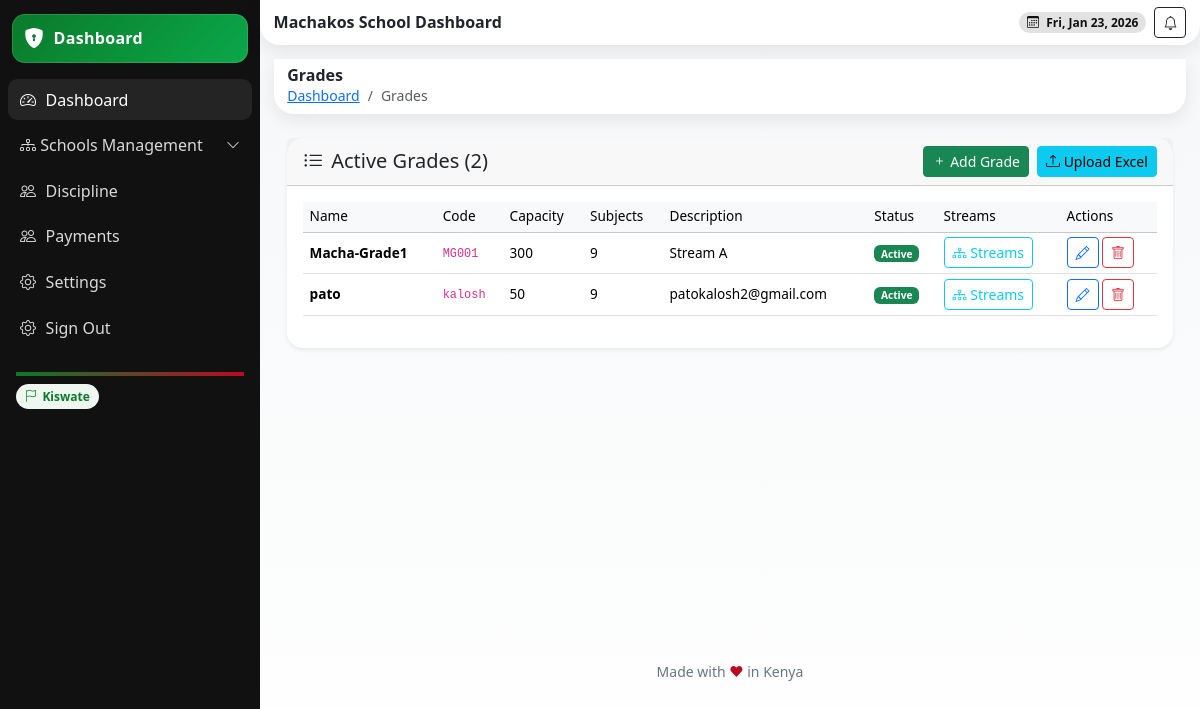
Screenshot of /grades/ (signed in) with the database file from the repository.
### school/models.py (models this page shows, shortened)
class School(models.Model):
    name = models.CharField(max_length=255)
    school_admin = models.OneToOneField(User, on_delete=models.CASCADE, related_name='school_admin_profile')
    code = models.CharField(max_length=50, unique=True)
    address = models.TextField(blank=True)
    contact_email = models.EmailField()
    contact_phone = models.CharField(max_length=15)
    county = models.ForeignKey(County, on_delete=models.SET_NULL, null=True, blank=True)
    city = models.ForeignKey(City, on_delete=models.SET_NULL, null=True, blank=True)
    constituency = models.ForeignKey(Constituency, on_delete=models.SET_NULL, null=True, blank=True)
    sub_county = models.ForeignKey(SubCounty, on_delete=models.SET_NULL, null=True, blank=True)
    ward = models.ForeignKey(Ward, on_delete=models.SET_NULL, null=True, blank=True)
    created_at = models.DateTimeField(auto_now_add=True)
    is_active = models.BooleanField(default=True)

class Grade(models.Model):
    name = models.CharField(max_length=50)
    school = models.ForeignKey(School, on_delete=models.CASCADE, related_name='grades')
    lessons_per_term = models.PositiveIntegerField(default=9)
    description = models.TextField(blank=True)
    code = models.CharField(max_length=50, db_index=True)
    capacity = models.PositiveIntegerField(default=30)
    created_at = models.DateTimeField(auto_now_add=True)
    is_active = models.BooleanField(default=True)
    class Meta:
        unique_together = ['school', 'code']

### school/views.py (the view)
# urls.py: path('grades/', views.school_grades, name='school-grades'),
@login_required
def school_grades(request):
    try:
        school = request.user.school_admin_profile
    except AttributeError:
        messages.error(request, "You do not have permission to access this page.")
        return redirect('school:dashboard')
    form = GradeForm(school=school)
    stream_form = StreamForm()
    upload_form = GradeUploadForm()  # Add upload form
    query = request.GET.get('q', '')
    grades = Grade.objects.filter(school=school, is_active=True)
    streams = Streams.objects.filter(school=school, is_active=True)
    if query:
        grades = grades.filter(Q(name__icontains=query) | Q(code__icontains=query))
    context = {
        'grades': grades,
        'form': form,
        'stream_form': stream_form,
        'upload_form': upload_form,  # pass to template
        'school': school,
        'streams': streams,
        'query': query,
    }
    return render(request, "school/grade.html", context)

### templates/school/grade.html (shortened to what this page needs)
{% extends 'school/base.html' %}
{% block content %}
<header class="header d-flex align-items-center justify-content-between">
  <div class="d-flex align-items-center gap-2">
    <div>
      <h6 class="m-0 fw-bold">Grades</h6>
      <nav aria-label="breadcrumb" class="small">
        <ol class="breadcrumb mb-0">
          <li class="breadcrumb-item"><a href="{% url 'school:dashboard' %}">Dashboard</a></li>
          <li class="breadcrumb-item active" aria-current="page">Grades</li>
        </ol>
      </nav>
    </div>
  </div>
</header>
<section class="content container-fluid py-4">
  <div class="card shadow-sm border-0 rounded-4">
    <div class="card-header card-success d-flex justify-content-between align-items-center">
      <h5 class="mb-0"><i class="bi bi-list-ul me-2"></i>Active Grades ({{ grades.count }})</h5>
      <div class="d-flex gap-2">
        <button class="btn btn-sm btn-success" data-bs-toggle="modal" data-bs-target="#gradeModal" data-mode="create">
          <i class="bi bi-plus"></i> Add Grade
        </button>
        <button class="btn btn-sm btn-info" data-bs-toggle="modal" data-bs-target="#uploadGradeModal">
  <i class="bi bi-upload"></i> Upload Excel
</button>
      </div>
    </div>
    <div class="card-body">
      <div class="table-responsive">
        <table class="table table-hover align-middle">
          <thead class="table-light">
            <tr>
              <th>Name</th>
              <th>Code</th>
              <th>Capacity</th>
              <th>Subjects</th>
              <th>Description</th>
              <th>Status</th>
              <th>Streams</th>
              <th>Actions</th>
            </tr>
          </thead>
          <tbody>
            {% for grade in grades %}
            <tr>
              <td><strong>{{ grade.name }}</strong></td>
              <td><code>{{ grade.code }}</code></td>
              <td>{{ grade.capacity }}</td>
              <td>{{ grade.lessons_per_term }}</td>
              <td>{{ grade.description|truncatewords:10 }}</td>
              <td>
                {% if grade.is_active %}
                <span class="badge bg-success">Active</span>
                {% else %}
                <span class="badge bg-secondary">Inactive</span>
                {% endif %}
              </td>
              <td>
                <button class="btn btn-sm btn-outline-info"
                        data-bs-toggle="modal"
                        data-bs-target="#streamModal-{{ grade.id }}">
                  <i class="bi bi-diagram-3"></i> Streams
                </button>
              </td>
              <td>
                <button class="btn btn-sm btn-outline-primary"
                  data-bs-toggle="modal"
                  data-bs-target="#gradeModal"
                  data-mode="edit"
                  data-id="{{ grade.id }}"
                  data-name="{{ grade.name|escapejs }}"
                  data-code="{{ grade.code|escapejs }}"
                  data-description="{{ grade.description|escapejs }}"
                  data-capacity="{{ grade.capacity }}"
                  data-is_active="{{ grade.is_active }}">
            <i class="bi bi-pencil"></i>
          </button>
                <button class="btn btn-sm btn-outline-danger"
                        data-bs-toggle="modal"
                        data-bs-target="#deleteModal"
                        data-id="{{ grade.id }}"
                        data-name="{{ grade.name|escapejs }}">
                  <i class="bi bi-trash"></i>
                </button>
              </td>
            </tr>
            {% empty %}
            <tr><td colspan="7" class="text-center text-muted py-4">No grades found.</td></tr>
            {% endfor %}
          </tbody>
        </table>
      </div>
    </div>
  </div>
</section>
{% endblock %}

### templates/school/base.html (shortened to what this page needs)
{% load static %}
{% load tz %}
{% load widget_tweaks %}
{% load dict_extras %}
{% load dict_filters %}
{% load dict_filter %}
<!DOCTYPE html>
<html lang="en">
<head>
  <link href="https://cdn.jsdelivr.net/npm/bootstrap@5.3.3/dist/css/bootstrap.min.css" rel="stylesheet" />
  <link href="https://cdn.jsdelivr.net/npm/bootstrap-icons@1.11.3/font/bootstrap-icons.css" rel="stylesheet" />
  <link href="https://cdn.jsdelivr.net/npm/aos@2.3.4/dist/aos.css" rel="stylesheet" />
</head>
<body>
  <div class="app">
    <aside class="sidebar" id="sidebar">
      <div class="brand" data-aos="fade-right">
        <i class="bi bi-shield-lock-fill"></i>
         <span>{% if request.user.is_superuser %}Admin Dashboard{% elif request.user.is_teacher %} Teacher Dashboard
          {% elif request.user.is_parent %} Parent Dashboard{% elif request.user.is_student %} Student Dashboard{% elif request.user.is_school_staff %} Staff Dashboard {% else %} Dashboard {% endif %}</span></a>
      </div>
      <nav class="d-flex flex-column gap-1">
      <a class="side-link active" href="{% url 'school:dashboard' %}">
        <i class="bi bi-speedometer2"></i> Dashboard
      </a>
      <a class="side-link d-flex justify-content-between align-items-center"
        data-bs-toggle="collapse" href="#agencyMenu" role="button" aria-expanded="false" aria-controls="agencyMenu">
        <span><i class="bi bi-diagram-3"></i> Schools Management</span>
        <i class="bi bi-chevron-down small"></i>
      </a>
      <a class="side-link" href="{% url 'school:school-discipline' %}"><i class="bi bi-people"></i> Discipline</a>
      <a class="side-link" href=""><i class="bi bi-people"></i> Payments</a>
      <a class="side-link" href="{% url 'school:school-settings' %}"><i class="bi bi-gear"></i> Settings</a>
      <a class="side-link" href="{% url 'userauths:sign-out' %}">
        <i class="bi bi-gear"></i> Sign Out
      </a>
    </nav>
      <div class="mt-3 p-2 small text-secondary">
        <div class="k-accent mb-2"></div>
        <div><span class="k-pill"><i class="bi bi-flag"></i> Kiswate</span></div>
      </div>
    </aside>
    <main class="main">
      <header class="header d-flex align-items-center justify-content-between">
        <div class="d-flex align-items-center gap-2">
          <h6 class="m-0 fw-bold">{{school.name}} Dashboard</h6>
        </div>
        <div class="d-flex align-items-center gap-2">
          <span class="badge badge-dark rounded-pill px-2 py-1"><i class="bi bi-calendar3 me-1"></i> <span id="today"></span></span>
          <button class="btn btn-sm btn-outline-dark"><i class="bi bi-bell"></i></button>
        </div>
      </header>
      <section class="content container-fluid" style="min-height: 600px;">
        {% block content %} {% endblock %}
      </section>
      <div class="text-center small text-secondary my-3">Made with <span style="color:var(--kenya-red)">❤</span> in Kenya</div>
    </main>
  </div>
</body>
</html>

### templates/school/base.html (style rules this page uses)
:root { --kenya-green: #0b7a2a; --kenya-red: #bb0a21; --kenya-black: #111111; --kenya-white: #ffffff; --kenya-grey: #f5f7f8; --radius-xl: 1.25rem; --shadow-soft: 0 6px 18px rgba(0,0,0,.08); --space-compact: .5rem; }
html, body { height: 100%; }
body { background: linear-gradient(180deg, var(--kenya-grey), #fff); }
.app { display: grid; grid-template-columns: 260px 1fr; min-height: 100vh; }
.sidebar { background: var(--kenya-black); color: var(--kenya-white); position: sticky; top: 0; height: 100vh; padding: var(--space-compact); }
.brand { display: flex; align-items: center; gap: .6rem; padding: .6rem .75rem; border-radius: .8rem; background: linear-gradient(135deg, var(--kenya-green), #0aa84a); box-shadow: inset 0 0 0 1px rgba(255,255,255,.12); margin: .35rem .25rem 1rem; }
.brand i { font-size: 1.25rem; color: var(--kenya-white); }
.brand span { font-weight: 700; letter-spacing: .3px; }
.side-link { color: #d9d9d9; text-decoration: none; display: flex; align-items: center; gap: .6rem; padding: .55rem .75rem; border-radius: .6rem; }
.side-link:hover, .side-link.active { background: rgba(255,255,255,.08); color: #fff; }
.header { background: #fff; box-shadow: var(--shadow-soft); border-radius: 0 0 var(--radius-xl) var(--radius-xl); padding: .45rem .85rem; position: sticky; top: 0; z-index: 10; }
.content { padding: .85rem; }
.k-pill { display: inline-flex; align-items: center; gap: .35rem; border-radius: 999px; padding: .2rem .55rem; font-size: .75rem; background: #eef7f0; color: var(--kenya-green); font-weight: 600; }
.k-accent { height: 4px; background: linear-gradient(90deg, var(--kenya-green), var(--kenya-red)); }
.badge-dark { background: rgba(17,17,17,.12); color: var(--kenya-black); }
.table { font-size: 0.85rem; }
.table td, .table th { padding: 0.3rem 0.4rem; vertical-align: middle; }
.table thead th { font-weight: 500; background-color: #f8f9fa; }

### rows the page displays
School: name "Machakos School"
Grade: name "Macha-Grade1", code "MG001", capacity "300", lessons_per_term "9", description "Stream A", is_active "Active"
Grade: name "pato", code "kalosh", capacity "50", lessons_per_term "9", description "patokalosh2@gmail.com", is_active "Active"

### other values shown
{{ grades.count }} "2"
